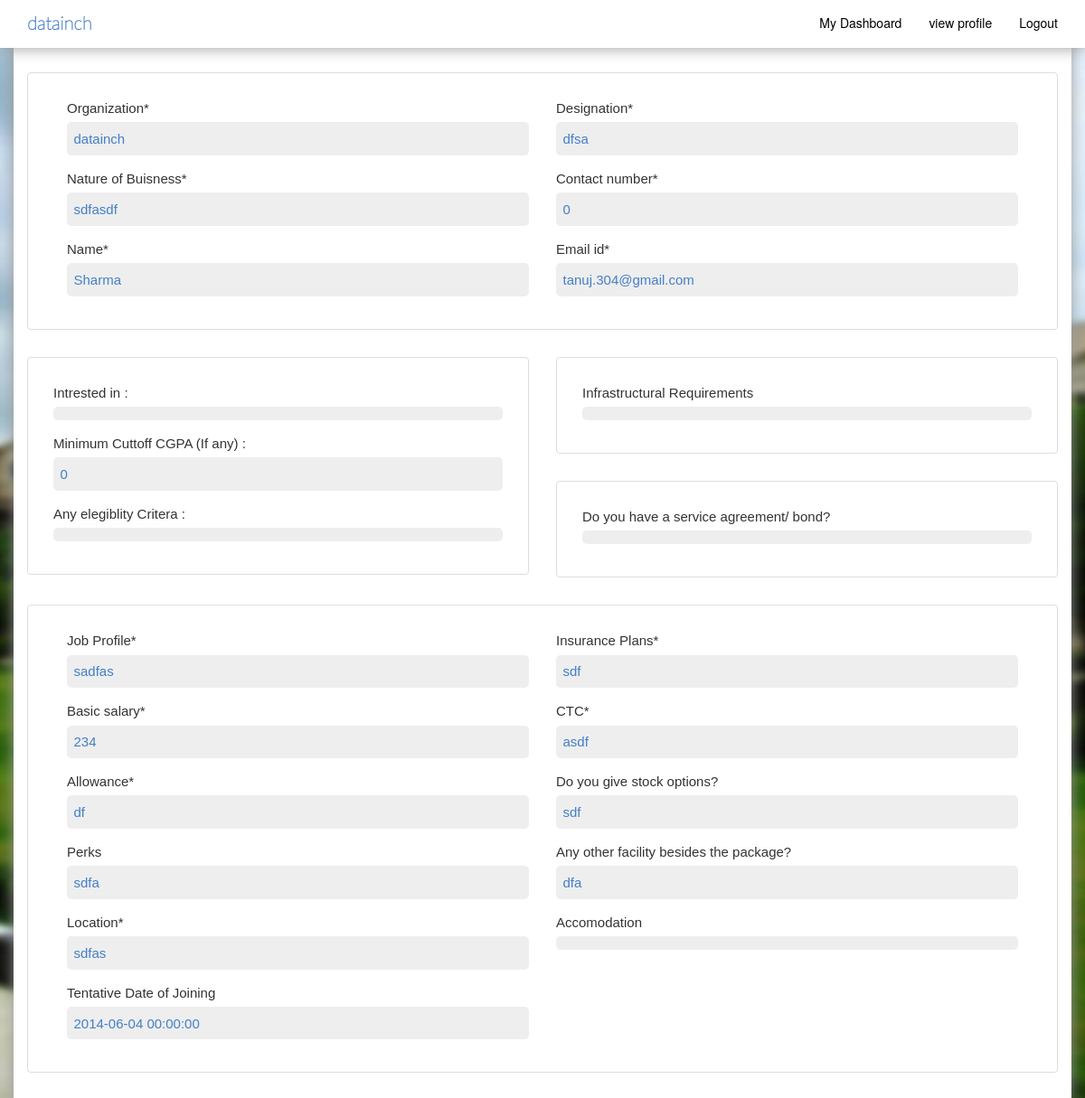
Page /Fullcode/view_jnf.php?id=1 on the committed database.
### tables this page shows
CREATE TABLE IF NOT EXISTS `jnf` (
  `id` int(11) NOT NULL AUTO_INCREMENT,
  `company_id` int(11) NOT NULL,
  `Organization` varchar(100) DEFAULT NULL,
  `buisness` varchar(100) DEFAULT NULL,
  `name` varchar(20) DEFAULT NULL,
  `designation` varchar(100) DEFAULT NULL,
  `contact_number` bigint(20) DEFAULT NULL,
  `email` varchar(100) DEFAULT NULL,
  `intrestedin` varchar(100) DEFAULT NULL,
  `cgpa` int(11) DEFAULT NULL,
  `elegiblity` varchar(100) DEFAULT NULL,
  `infrastructural` varchar(200) DEFAULT NULL,
  `agreement` varchar(200) DEFAULT NULL,
  `profile` varchar(200) DEFAULT NULL,
  `salary` int(100) DEFAULT NULL,
  `allowance` varchar(200) DEFAULT NULL,
  `perks` varchar(200) DEFAULT NULL,
  `location` varchar(200) DEFAULT NULL,
  `Joining` datetime DEFAULT NULL,
  `insurance` varchar(200) DEFAULT NULL,
  `ctc` varchar(200) DEFAULT NULL,
  `stock` varchar(200) DEFAULT NULL,
  `facility` varchar(200) DEFAULT NULL,
  `accomodation` varchar(200) DEFAULT NULL,
  `isActive` tinyint(1) NOT NULL,
  `isDeleted` tinyint(1) NOT NULL,
  `added_on` datetime NOT NULL,
  `added_by` varchar(20) NOT NULL,
  `modified_on` timestamp NOT NULL DEFAULT '0000-00-00 00:00:00' ON UPDATE CURRENT_TIMESTAMP,
  `modified_by` varchar(20) NOT NULL,
  PRIMARY KEY (`id`)
);

### Fullcode/includes/functions.php (called while the page is built, shortened)
<?php
    function check_input( $value ) {
        $value = addslashes(htmlentities($value));
		return $value;
	}
    function get_jnf_byid($id){
        global $dbh1;
        $query = "SELECT * FROM jnf WHERE isDeleted = 0 AND id = '$id' LIMIT 1";
        $result = mysql_query($query,$dbh1);
        $array = mysql_fetch_array($result);
        return $array;
    }
?>

### Fullcode/view_jnf.php (the view, shortened to what this page needs)
<?php require('includes/basichtmlheader.php'); ?>
<?php require('includes/basichtmlheader2.php'); ?>
<?php
    if(isset($_GET['id'])){
        $id = check_input($_GET['id']);
    }
    else {
        header("Location:index.php");
        exit;
    }
    $jnf = get_jnf_byid($id);
?>
<header class="navbar navbar-fixed-top mydashboardpageheader">
    <div class="container">
        <p class="navbar-brand mdb-p-header"><font color="#447fc8"><?php echo $jnf['Organization']; ?></font></p>
         <div class="collapse navbar-collapse mybuttonid">
            <ui class="nav navbar-nav navbar-right">
                <li><a href="mydashboard.php" class="mdb-menutext">My Dashboard</a></li>
                <li><a href="viewprofile.php" class="mdb-menutext">view profile</a></li>
                <li><a href="logout.php" class="mdb-menutext">Logout</a></li>
            </ui>
        </div>
    </div>
</header>
 <div class="container mpp-contentdiv">
      <div class='mpp-compl-profl text-center'>
      </div>
          <div class="row">
              <div class="col-md-12">
                <div class="thumbnail mpp-divs row">
                    <div class="col-sm-6">
                      <div class="form-group">
                        <label class="mpp-labelname">Organization*</label>
                        <div class="vpp-content-text"><?php echo $jnf['Organization']; ?></div>
                      </div>
                      <div class="form-group">
                        <label class="mpp-labelname">Nature of Buisness*</label>
                        <div class="vpp-content-text"><?php echo $jnf['buisness']; ?></div>
                      </div>
                      <div class="form-group">
                        <label class="mpp-labelname">Name*</label>
                        <div class="vpp-content-text"><?php echo $jnf['name']; ?></div>
                      </div>
                    </div>
                    <div class="col-sm-6">
                      <div class="form-group">
                        <label class="mpp-labelname">Designation*</label>
                        <div class="vpp-content-text"><?php echo $jnf['designation']; ?></div>
                      </div>
                      <div class="form-group">
                        <label class="mpp-labelname">Contact number*</label>
                        <div class="vpp-content-text"><?php echo $jnf['contact_number']; ?></div>
                      </div>
                      <div class="form-group">
                        <label class="mpp-labelname">Email id*</label>
                        <div class="vpp-content-text"><?php echo $jnf['email']; ?></div>
                      </div>
                    </div>
                  </div>
              </div>
                <div class="col-md-6 ">
                      <div class="thumbnail mpp-divs">
                         <div class="form-group">
                              <label class="mpp-labelname">Intrested in : </label>
                                <div class="vpp-content-text"><?php echo $jnf['intrestedin']; ?></div>
                          </div>
                          <div class="form-group">
                              <label class="mpp-labelname">Minimum Cuttoff CGPA (If any) :</label>
                             <div class="vpp-content-text"><?php echo $jnf['cgpa']; ?></div>
                          </div>
                          <div class="form-group">
                              <label class="mpp-labelname">Any elegiblity Critera : </label>
                            <div class="vpp-content-text"><?php echo $jnf['elegiblity']; ?></div>
                          </div>
                      </div>
                  </div>
              <div class="col-md-6">
                <div class="thumbnail mpp-divs">
                      <div class="form-group">
                        <label class="mpp-labelname">Infrastructural Requirements</label>
                        <div class="vpp-content-text"><?php echo $jnf['infrastructural']; ?></div>
                      </div>
                  </div>
                  <div class="thumbnail mpp-divs">
                      <div class="form-group">
                        <label class="mpp-labelname">Do you have a service agreement/ bond?</label>
                        <div class="vpp-content-text"><?php echo $jnf['agreement']; ?></div>
                      </div>
                  </div>
              </div>
              <div class="col-md-12">
                <div class="thumbnail mpp-divs row">
                    <div class="col-sm-6">
                      <div class="form-group">
                        <label class="mpp-labelname">Job Profile*</label>
                        <div class="vpp-content-text"><?php echo $jnf['profile']; ?></div>
                      </div>
                      <div class="form-group">
                        <label class="mpp-labelname">Basic salary*</label>
                        <div class="vpp-content-text"><?php echo $jnf['salary']; ?></div>
                      </div>
                      <div class="form-group">
                        <label class="mpp-labelname">Allowance*</label>
                        <div class="vpp-content-text"><?php echo $jnf['allowance']; ?></div>
                      </div>
                      <div class="form-group">
                        <label class="mpp-labelname">Perks</label>
                        <div class="vpp-content-text"><?php echo $jnf['perks']; ?></div>
                      </div>
                      <div class="form-group">
                        <label class="mpp-labelname">Location*</label>
                        <div class="vpp-content-text"><?php echo $jnf['location']; ?></div>
                      </div>
                      <div class="form-group">
                        <label class="mpp-labelname">Tentative Date of Joining</label>
                        <div class="vpp-content-text"><?php echo $jnf['Joining']; ?></div>
                      </div>
                    </div>
                    <div class="col-sm-6">
                      <div class="form-group">
                        <label class="mpp-labelname">Insurance Plans*</label>
                        <div class="vpp-content-text"><?php echo $jnf['insurance']; ?></div>
                      </div>
                      <div class="form-group">
                        <label class="mpp-labelname">CTC*</label>
                        <div class="vpp-content-text"><?php echo $jnf['ctc']; ?></div>
                      </div>
                      <div class="form-group">
                        <label class="mpp-labelname">Do you give stock options?</label>
                        <div class="vpp-content-text"><?php echo $jnf['stock']; ?></div>
                      </div>
                      <div class="form-group">
                        <label class="mpp-labelname">Any other facility besides the package?</label>
                        <div class="vpp-content-text"><?php echo $jnf['facility']; ?></div>
                      </div>
                        <div class="form-group">
                            <label class="mpp-labelname">Accomodation </label>
                            <div class="vpp-content-text"><?php echo $jnf['accomodation']; ?></div>
                      </div>
                    </div>
                  </div>
              </div>
          </div>
  </div>
<link rel=stylesheet href="js/jquery-ui-1.10.4.custom/css/flick/jquery-ui-1.10.4.custom.min.css">
  </body>
</html>

### Fullcode/css/style.css (style rules this page uses)
body { background-color:#eeeeee; background:#333 url(../images/campus818901.jpg) no-repeat center center fixed; -webkit-background-size: cover; -moz-background-size: cover; -o-background-size: cover; background-size: cover; }
.mydashboardpageheader { background-color:white; height:3.8em; box-shadow: 0px 0px 16px #999; -moz-box-shadow: 0px 0px 16px #999; -webkit-box-shadow: 0px 0px 16px #999; }
.mdb-p-header { font-family: 'Lato', sans-serif; font-size:20px; font-weight: 900; }
.mdb-menutext { color:black; transition: 0.2s; }
.mpp-contentdiv { background-color:white; padding-top:5em; box-shadow: 0px 0px 16px #999; -moz-box-shadow: 0px 0px 16px #999; -webkit-box-shadow: 0px 0px 16px #999; }
.mpp-divs { padding:2em; padding-bottom: 1.5em; margin:0; margin-bottom:30px; }
.mpp-labelname { display:block; font-size:15px; font-family:Tahoma, Geneva, sans-serif; font-weight:100; }
.mpp-compl-profl { color:red; font-size:15px; font-family:Tahoma, Geneva, sans-serif; font-weight:100; padding-bottom:10px; }
.vpp-content-text { padding:0.5em; width:100%; background-color:#eee; border-radius:5px; color:#447fc8; font-size:15px; font-family:Tahoma, Geneva, sans-serif; font-weight:100; }

### rows in the picture
jnf: Organization "datainch", buisness "sdfasdf", name "Sharma", designation "dfsa", contact_number "0", email "tanuj.304@gmail.com", cgpa "0", profile "sadfas", salary "234", allowance "df", perks "sdfa", location "sdfas", Joining "2014-06-04 00:00:00", insurance "sdf", ctc "asdf", stock "sdf", facility "dfa"
